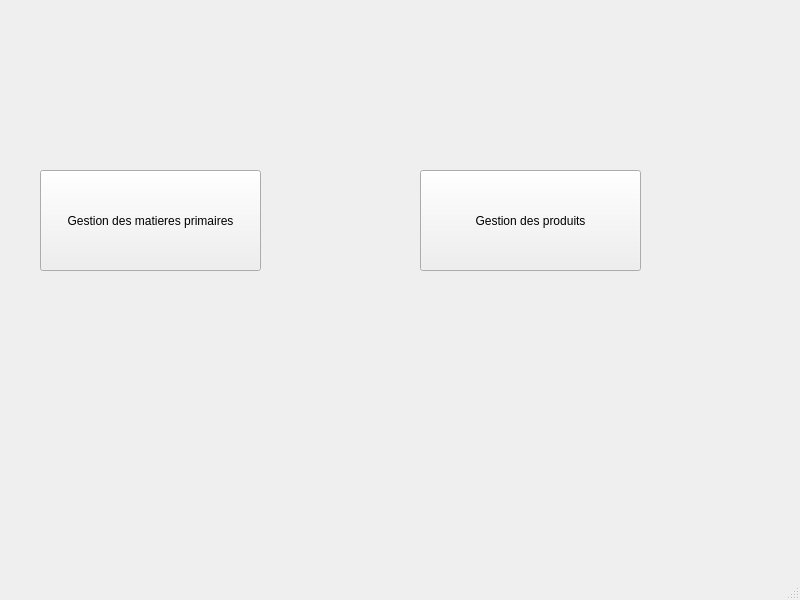
<?xml version="1.0" encoding="UTF-8"?>
<ui version="4.0">
 <class>MainWindow</class>
 <widget class="QMainWindow" name="MainWindow">
  <property name="geometry">
   <rect>
    <x>0</x>
    <y>0</y>
    <width>800</width>
    <height>600</height>
   </rect>
  </property>
  <property name="windowTitle">
   <string>MainWindow</string>
  </property>
  <widget class="QWidget" name="centralwidget">
   <widget class="QStackedWidget" name="stackedWidget">
    <property name="geometry">
     <rect>
      <x>20</x>
      <y>10</y>
      <width>751</width>
      <height>491</height>
     </rect>
    </property>
    <property name="currentIndex">
     <number>0</number>
    </property>
    <widget class="QWidget" name="Page_0">
     <widget class="QPushButton" name="prim">
      <property name="geometry">
       <rect>
        <x>20</x>
        <y>160</y>
        <width>221</width>
        <height>101</height>
       </rect>
      </property>
      <property name="text">
       <string>Gestion des matieres primaires</string>
      </property>
     </widget>
     <widget class="QPushButton" name="prod">
      <property name="geometry">
       <rect>
        <x>400</x>
        <y>160</y>
        <width>221</width>
        <height>101</height>
       </rect>
      </property>
      <property name="text">
       <string>Gestion des produits</string>
      </property>
     </widget>
    </widget>
    <widget class="QWidget" name="Page_1">
     <widget class="QPushButton" name="Aff">
      <property name="geometry">
       <rect>
        <x>70</x>
        <y>190</y>
        <width>181</width>
        <height>28</height>
       </rect>
      </property>
      <property name="text">
       <string>Afficher les matires primaires</string>
      </property>
     </widget>
     <widget class="QPushButton" name="Ajout">
      <property name="geometry">
       <rect>
        <x>420</x>
        <y>190</y>
        <width>181</width>
        <height>28</height>
       </rect>
      </property>
      <property name="text">
       <string>Ajouter les matieres primaires</string>
      </property>
     </widget>
     <widget class="QPushButton" name="pushButton_3">
      <property name="geometry">
       <rect>
        <x>550</x>
        <y>400</y>
        <width>93</width>
        <height>28</height>
       </rect>
      </property>
      <property name="font">
       <font>
        <weight>75</weight>
        <bold>true</bold>
       </font>
      </property>
      <property name="text">
       <string>Back</string>
      </property>
     </widget>
    </widget>
    <widget class="QWidget" name="Page_2">
     <widget class="QPushButton" name="Ajout1">
      <property name="geometry">
       <rect>
        <x>100</x>
        <y>220</y>
        <width>141</width>
        <height>28</height>
       </rect>
      </property>
      <property name="text">
       <string>Ajouter un produit</string>
      </property>
     </widget>
     <widget class="QPushButton" name="Aff1">
      <property name="geometry">
       <rect>
        <x>400</x>
        <y>220</y>
        <width>131</width>
        <height>28</height>
       </rect>
      </property>
      <property name="text">
       <string>Afficher un produit</string>
      </property>
     </widget>
     <widget class="QPushButton" name="pushButton_4">
      <property name="geometry">
       <rect>
        <x>540</x>
        <y>400</y>
        <width>93</width>
        <height>28</height>
       </rect>
      </property>
      <property name="font">
       <font>
        <weight>75</weight>
        <bold>true</bold>
       </font>
      </property>
      <property name="text">
       <string>Back</string>
      </property>
     </widget>
    </widget>
    <widget class="QWidget" name="Page_3">
     <widget class="QLabel" name="Id">
      <property name="geometry">
       <rect>
        <x>60</x>
        <y>80</y>
        <width>81</width>
        <height>31</height>
       </rect>
      </property>
      <property name="text">
       <string>Id</string>
      </property>
     </widget>
     <widget class="QLabel" name="Nom">
      <property name="geometry">
       <rect>
        <x>60</x>
        <y>120</y>
        <width>81</width>
        <height>31</height>
       </rect>
      </property>
      <property name="text">
       <string>Nom</string>
      </property>
     </widget>
     <widget class="QLabel" name="Prix">
      <property name="geometry">
       <rect>
        <x>60</x>
        <y>170</y>
        <width>56</width>
        <height>16</height>
       </rect>
      </property>
      <property name="text">
       <string>Prix</string>
      </property>
     </widget>
     <widget class="QLineEdit" name="lineEdit">
      <property name="geometry">
       <rect>
        <x>110</x>
        <y>90</y>
        <width>113</width>
        <height>22</height>
       </rect>
      </property>
     </widget>
     <widget class="QLineEdit" name="lineEdit_2">
      <property name="geometry">
       <rect>
        <x>110</x>
        <y>130</y>
        <width>113</width>
        <height>22</height>
       </rect>
      </property>
     </widget>
     <widget class="QLineEdit" name="lineEdit_3">
      <property name="geometry">
       <rect>
        <x>110</x>
        <y>170</y>
        <width>113</width>
        <height>22</height>
       </rect>
      </property>
     </widget>
    </widget>
    <widget class="QWidget" name="Page_4">
     <widget class="QLabel" name="Id1">
      <property name="geometry">
       <rect>
        <x>60</x>
        <y>80</y>
        <width>56</width>
        <height>16</height>
       </rect>
      </property>
      <property name="text">
       <string>Id</string>
      </property>
     </widget>
     <widget class="QLabel" name="Nom1">
      <property name="geometry">
       <rect>
        <x>60</x>
        <y>130</y>
        <width>56</width>
        <height>16</height>
       </rect>
      </property>
      <property name="text">
       <string>Nom</string>
      </property>
     </widget>
     <widget class="QLabel" name="Prix1">
      <property name="geometry">
       <rect>
        <x>60</x>
        <y>180</y>
        <width>56</width>
        <height>16</height>
       </rect>
      </property>
      <property name="text">
       <string>Prix</string>
      </property>
     </widget>
     <widget class="QLineEdit" name="lineEdit_id">
      <property name="geometry">
       <rect>
        <x>100</x>
        <y>80</y>
        <width>113</width>
        <height>22</height>
       </rect>
      </property>
     </widget>
     <widget class="QLineEdit" name="lineEdit_nom">
      <property name="geometry">
       <rect>
        <x>100</x>
        <y>130</y>
        <width>113</width>
        <height>22</height>
       </rect>
      </property>
     </widget>
     <widget class="QLineEdit" name="lineEdit_prix">
      <property name="geometry">
       <rect>
        <x>100</x>
        <y>180</y>
        <width>113</width>
        <height>22</height>
       </rect>
      </property>
     </widget>
     <widget class="QPushButton" name="pushButton_5">
      <property name="geometry">
       <rect>
        <x>300</x>
        <y>270</y>
        <width>93</width>
        <height>28</height>
       </rect>
      </property>
      <property name="text">
       <string>Ajouter</string>
      </property>
     </widget>
    </widget>
    <widget class="QWidget" name="Page_5">
     <widget class="QPushButton" name="SupProd">
      <property name="geometry">
       <rect>
        <x>90</x>
        <y>170</y>
        <width>131</width>
        <height>28</height>
       </rect>
      </property>
      <property name="text">
       <string>Supprimer un produit</string>
      </property>
     </widget>
     <widget class="QPushButton" name="Modprod">
      <property name="geometry">
       <rect>
        <x>380</x>
        <y>170</y>
        <width>131</width>
        <height>28</height>
       </rect>
      </property>
      <property name="text">
       <string>Modifier un produit</string>
      </property>
     </widget>
    </widget>
    <widget class="QWidget" name="Page_6">
     <widget class="QPushButton" name="pushButton">
      <property name="geometry">
       <rect>
        <x>80</x>
        <y>200</y>
        <width>161</width>
        <height>28</height>
       </rect>
      </property>
      <property name="text">
       <string>Modifier matiere premiere</string>
      </property>
     </widget>
     <widget class="QPushButton" name="pushButton_2">
      <property name="geometry">
       <rect>
        <x>350</x>
        <y>200</y>
        <width>181</width>
        <height>28</height>
       </rect>
      </property>
      <property name="text">
       <string>Supprimer matiere premiere</string>
      </property>
     </widget>
    </widget>
   </widget>
  </widget>
  <widget class="QMenuBar" name="menubar">
   <property name="geometry">
    <rect>
     <x>0</x>
     <y>0</y>
     <width>800</width>
     <height>26</height>
    </rect>
   </property>
  </widget>
  <widget class="QStatusBar" name="statusbar"/>
 </widget>
 <resources/>
 <connections/>
</ui>
